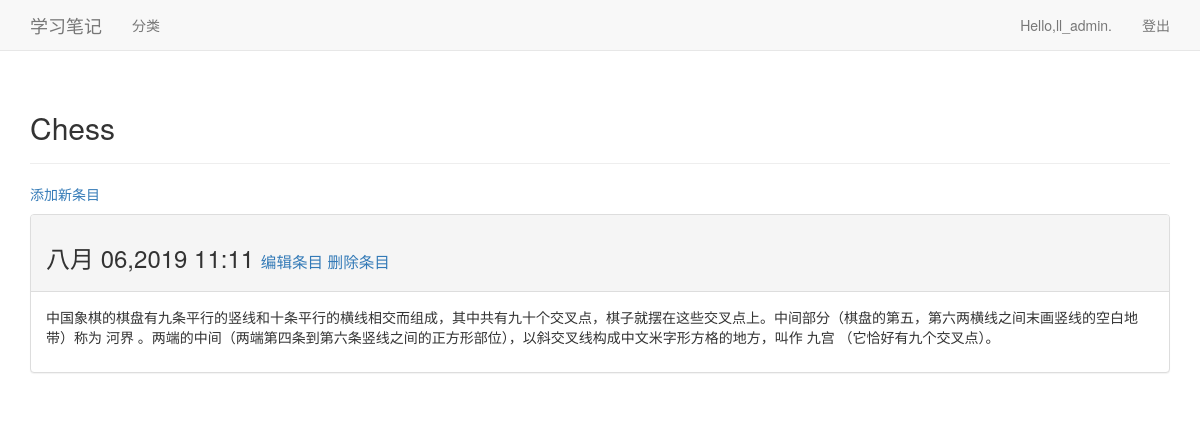
The page /topics/1/ (signed in) on the database its author committed.
### learning_logs/models.py (models this page shows, shortened)
class Topic(models.Model):
    text = models.CharField(max_length=200)
    date_added = models.DateTimeField(auto_now_add=True)
    owner = models.ForeignKey(User, on_delete=models.CASCADE)
    def __str__(self):
        return self.text

class Entry(models.Model):
    topic = models.ForeignKey(Topic, on_delete=models.CASCADE)
    text = models.TextField()
    date_added = models.DateTimeField(auto_now_add=True)
    class Mate:
        verbose_name_plural = 'entries'

### learning_logs/views.py (the view)
# urls.py: url(r'^topics/(?P<topic_id>\d+)/$', views.topic, name='topic'),
@login_required
def topic(request, topic_id):
    topic = Topic.objects.get(id=topic_id)
    if topic.owner != request.user:
        raise Http404
    entries = topic.entry_set.order_by('-date_added')
    context = {'topic': topic, 'entries': entries}
    return render(request, 'learning_logs/topic.html', context)

### templates/learning_logs/topic.html (shortened to what this page needs)
<!DOCTYPE html>
<html lang="en">
<head>
</head>
<body>
{% extends "learning_logs/base.html" %}
{% block header %}
<h2>{{topic}}</h2>
{% endblock header %}
{% block content %}
<p>
    <a href="{% url 'learning_logs:new_entry' topic.id %}">添加新条目</a>
</p>
    {% for entry in entries %}
    <div class="panel panel-default">
        <div class="panel-heading">
            <h3>
                {{entry.date_added|date:'M d,Y H:i'}}
                <small>
                    <a href="{% url 'learning_logs:edit_entry' entry.id %}">编辑条目</a>
                    <a href="{% url 'learning_logs:delete_entry' entry.id %}">删除条目</a>
                </small>
            </h3>
        </div>
        <div class="panel-body">
            {{entry.text|linebreaks}}
        </div>
    </div>
    {% empty %}
        这个分类还没有内容！
    {% endfor %}
{% endblock content%}

### templates/learning_logs/base.html (shortened to what this page needs)
<!DOCTYPE html>
{% load bootstrap3 %}
<html lang="en">
<head>
    {% bootstrap_css %}
</head>
<body>
<nav class="navbar navbar-default navbar-static-top">
    <div class="container">
        <a class="navbar-brand" href="{% url 'learning_logs:index' %}">学习笔记</a>
        <div id="navbar" class="navbar-collapse collapse">
        <ul class="nav navbar-nav">
            <li><a href="{% url 'learning_logs:topics' %}">分类</a></li>
        </ul>
        <ul class="nav navbar-nav navbar-right">
            {% if user.is_authenticated %}
            <li><a>Hello,{{user.username}}.</a></li>
            <li><a href="{% url 'users:logout' %}">登出</a></li>
            {% else %}
            <li><a href="{% url 'users:register' %}">注册</a></li>
            <li><a href="{% url 'users:login' %}">登录</a></li>
            {% endif %}
        </ul>
    </div>
    </div>
</nav>
<div class="container">
    <div class="page-header">
        {% block header %}{% endblock header %}
    </div>
    <div>
        {% block content %}{% endblock content %}
    </div>
</div>
</body>
</html>

### rows shown on the page
Topic: text "Chess"
Entry: date_added "八月 06,2019 11:11", text "中国象棋的棋盘有九条平行的竖线和十条平行的横线相交而组成，其中共有九十个交叉点，棋子就摆在这些交叉点上。中间部分（棋盘的第五，第六两横线之间末画竖线的空白地带）称为 河界 。两端的中间（两端第四条到第六条竖线之间的正方形部位），以斜交叉线构成中文米字形方格的地方，叫作 九宫 （它恰好有九个交叉点）。"

### other values the page prints
{{ user.username }} "ll_admin"
